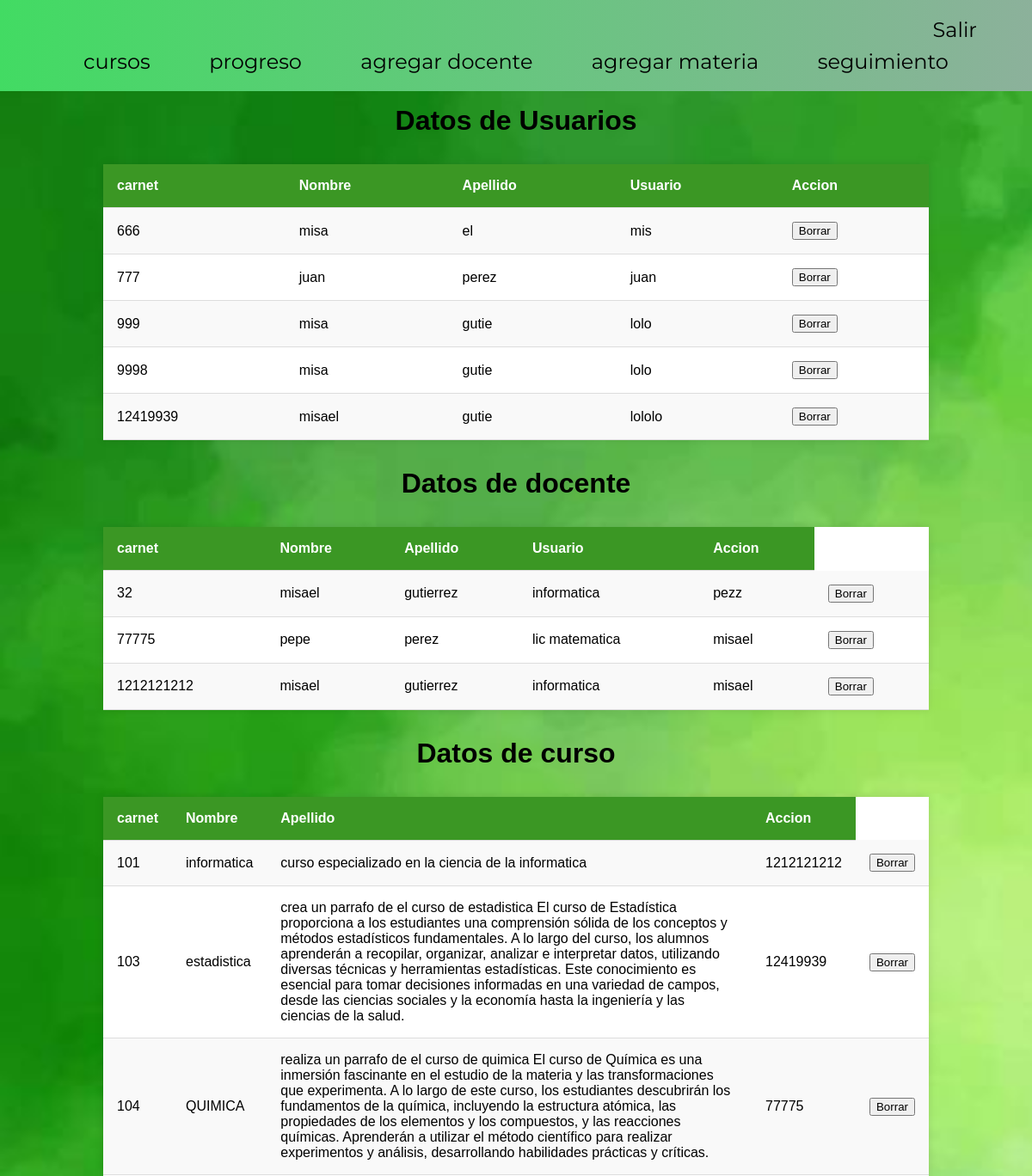
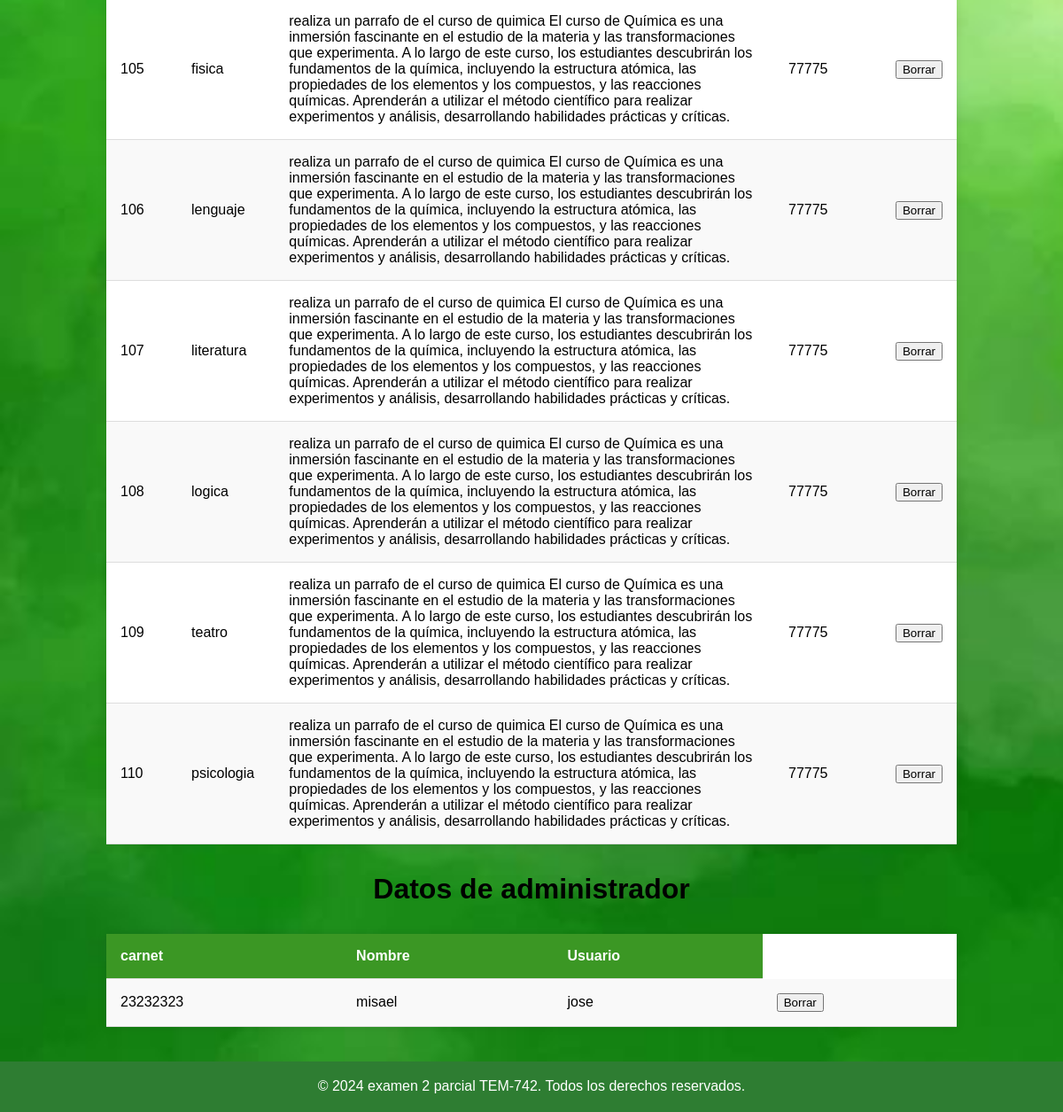
The app's page /admin/datos (signed in) with its own data (2 pictures, top to bottom).
### tables this page shows
CREATE TABLE usuarios(
            carnet INTEGER PRIMARY KEY,
            nombre TEXT NOT NULL,
            apellido TEXT NOT NULL,
            username TEXT NOT NULL,
            password TEXT NOT NULL
        );

CREATE TABLE docente(
            carnet_doc INTEGER PRIMARY KEY,
            nombre TEXT NOT NULL,
            apellido TEXT NOT NULL,
            titulo TEXT NOT NULL,
            username TEXT NOT NULL,
            password TEXT NOT NULL
        );

CREATE TABLE curso(
            codigo INTEGER PRIMARY KEY,
            nombre TEXT NOT NULL,
            descripcion TEXT NOT NULL,
            ci_docente INTEGER NOT NULL,
            FOREIGN KEY(ci_docente) REFERENCES docente(carnet_doc)
            
        );

CREATE TABLE admin(
            ci_adm INTEGER PRIMARY KEY,
            nombre TEXT NOT NULL,
            username TEXT NOT NULL,
            password TEXT NOT NULL
        );

### app.py (the view)
@app.route('/admin/datos')
@login_required
def mostrar_datos():
    datos_cur=obtener_curso()
    datos = obtener_datos()
    datos_doc=obtener_doc()
    dato_adm=obtener_adm()
    return render_template('admin/datos.html', usuarios=datos,curs=datos_cur,doce=datos_doc,adm=dato_adm)

### app.py (called while the page is built)
def login_required(f):
    @wraps(f)
    def decorated_function(*args, **kwargs):
        if 'user_id' not in session:
            return redirect("/login")
        return f(*args, **kwargs)
    return decorated_function

def obtener_datos():
    conn = sqlite3.connect('kronos.db')
    cursor = conn.cursor()
    cursor.execute('SELECT carnet, nombre, apellido, username FROM usuarios')
    datos = cursor.fetchall()
    conn.close()
    return datos

def obtener_curso():
    conn = sqlite3.connect('kronos.db')
    cursor = conn.cursor()
    cursor.execute('SELECT codigo, nombre, descripcion,ci_docente FROM curso')
    datos = cursor.fetchall()
    conn.close()
    return datos

def obtener_doc():
    conn = sqlite3.connect('kronos.db')
    cursor = conn.cursor()
    cursor.execute('SELECT carnet_doc,nombre,apellido,titulo,username FROM docente')
    datos = cursor.fetchall()
    conn.close()
    return datos

def obtener_adm():
    conn = sqlite3.connect('kronos.db')
    cursor = conn.cursor()
    cursor.execute('SELECT ci_adm, nombre, username FROM admin')
    datos = cursor.fetchall()
    conn.close()
    return datos

### templates/admin/datos.html (shortened to what this page needs)
{% extends "admin/baseadm.html" %}
{% block content %}
<body>
    <h1>Datos de Usuarios</h1>
    <table class="table-container">
        <tr>
            <th>carnet</th>
            <th>Nombre</th>
            <th>Apellido</th>
            <th>Usuario</th>
            <th>Accion</th>
        </tr>
        {% for usuario in usuarios %}
        <tr>
            <td>{{ usuario[0] }}</td>
            <td>{{ usuario[1] }}</td>
            <td>{{ usuario[2] }}</td>
            <td>{{ usuario[3] }}</td>
            <td><form action="{{ url_for('borrar_dato', carnet=usuario[0]) }}" method="post">
            <button type="submit">Borrar</button></form>
            </td>
            </tr>
        {% endfor %}
    </table>
    <h1>Datos de docente</h1>
    <table class="table-container">
        <tr>
            <th>carnet</th>
            <th>Nombre</th>
            <th>Apellido</th>
            <th>Usuario</th>
            <th>Accion</th>
        </tr>
        {% for usuario in doce %}
        <tr>
            <td>{{ usuario[0] }}</td>
            <td>{{ usuario[1] }}</td>
            <td>{{ usuario[2] }}</td>
            <td>{{ usuario[3] }}</td>
            <td>{{ usuario[4] }}</td>
            <td><form action="{{ url_for('borrar_datodoc', carnet=usuario[0]) }}" method="post">
                <button type="submit">Borrar</button></form>
            </td>
            </tr>
        {% endfor %}
    </table>
    <h1>Datos de curso</h1>
    <table class="table-container">
        <tr>
            <th>carnet</th>
            <th>Nombre</th>
            <th>Apellido</th>
            <th>Accion</th>
        </tr>
        {% for cur in curs %}
        <tr>
            <td>{{ cur[0] }}</td>
            <td>{{ cur[1] }}</td>
            <td>{{ cur[2] }}</td>
            <td>{{ cur[3] }}</td>
            <td><form action="{{ url_for('borrar_datocur', carnet=cur[0]) }}" method="post">
                <button type="submit">Borrar</button></form>
            </td>
            </tr>
        {% endfor %}
    </table>
    <h1>Datos de administrador</h1>
    <table class="table-container">
        <tr>
            <th>carnet</th>
            <th>Nombre</th>
            <th>Usuario</th>
        </tr>
        {% for usuario in adm %}
        <tr>
            <td>{{ usuario[0] }}</td>
            <td>{{ usuario[1] }}</td>
            <td>{{ usuario[2] }}</td>
            <td><form action="{{ url_for('borrar_datoadm', carnet=usuario[0]) }}" method="post">
                <button type="submit">Borrar</button></form>
            </td>
            </tr>
        {% endfor %}
    </table>
</body>
{% endblock %}

### static/css/styles.css (style rules this page uses)
body { font-family: Arial, sans-serif; background-image: url('/static/images/fondo3.jpg'); background-size: cover; background-repeat: no-repeat; margin: 0; min-height: 100vh; position: relative; }
h1 { text-align: center; margin: 0; }
.table-container { width: 80%; margin: 2rem auto; overflow-x: auto; box-shadow: 0 0 10px rgba(0, 0, 0, 0.1); }
table { width: 100%; border-collapse: collapse; background-color: white; }
th, td { padding: 1rem; text-align: left; border-bottom: 1px solid #ddd; }
th { background-color: #3b9724; color: white; }
tr:nth-child(even) { background-color: #f9f9f9; }

### records on screen
usuarios: carnet "666", nombre "misa", apellido "el", username "mis"
usuarios: carnet "777", nombre "juan", apellido "perez", username "juan"
usuarios: carnet "999", nombre "misa", apellido "gutie", username "lolo"
usuarios: carnet "9998", nombre "misa", apellido "gutie", username "lolo"
usuarios: carnet "12419939", nombre "misael", apellido "gutie", username "lololo"
docente: carnet_doc "32", nombre "misael", apellido "gutierrez", titulo "informatica", username "pezz"
docente: carnet_doc "77775", nombre "pepe", apellido "perez", titulo "lic matematica", username "misael"
docente: carnet_doc "1212121212", nombre "misael", apellido "gutierrez", titulo "informatica", username "misael"
curso: codigo "101", nombre "informatica", descripcion "curso especializado en la ciencia de la informatica", ci_docente "1212121212"
curso: codigo "103", nombre "estadistica", descripcion "crea un parrafo de el curso de estadistica El curso de Estadística proporciona a los estudiantes una comprensión sólida de los conceptos y métodos estadísticos fundamentales. A lo largo del curso, los alumnos aprenderán a recopilar, organizar, analizar e interpretar datos, utilizando diversas técnicas y herramientas estadísticas. Este conocimiento es esencial para tomar decisiones informadas en una variedad de campos, desde las ciencias sociales y la economía hasta la ingeniería y las ciencias de la salud.", ci_docente "12419939"
curso: codigo "104", nombre "QUIMICA", descripcion "realiza un parrafo de el curso de quimica El curso de Química es una inmersión fascinante en el estudio de la materia y las transformaciones que experimenta. A lo largo de este curso, los estudiantes descubrirán los fundamentos de la química, incluyendo la estructura atómica, las propiedades de los elementos y los compuestos, y las reacciones químicas. Aprenderán a utilizar el método científico para realizar experimentos y análisis, desarrollando habilidades prácticas y críticas.", ci_docente "77775"
curso: codigo "105", nombre "fisica", descripcion "realiza un parrafo de el curso de quimica El curso de Química es una inmersión fascinante en el estudio de la materia y las transformaciones que experimenta. A lo largo de este curso, los estudiantes descubrirán los fundamentos de la química, incluyendo la estructura atómica, las propiedades de los elementos y los compuestos, y las reacciones químicas. Aprenderán a utilizar el método científico para realizar experimentos y análisis, desarrollando habilidades prácticas y críticas.", ci_docente "77775"
curso: codigo "106", nombre "lenguaje", descripcion "realiza un parrafo de el curso de quimica El curso de Química es una inmersión fascinante en el estudio de la materia y las transformaciones que experimenta. A lo largo de este curso, los estudiantes descubrirán los fundamentos de la química, incluyendo la estructura atómica, las propiedades de los elementos y los compuestos, y las reacciones químicas. Aprenderán a utilizar el método científico para realizar experimentos y análisis, desarrollando habilidades prácticas y críticas.", ci_docente "77775"
curso: codigo "107", nombre "literatura", descripcion "realiza un parrafo de el curso de quimica El curso de Química es una inmersión fascinante en el estudio de la materia y las transformaciones que experimenta. A lo largo de este curso, los estudiantes descubrirán los fundamentos de la química, incluyendo la estructura atómica, las propiedades de los elementos y los compuestos, y las reacciones químicas. Aprenderán a utilizar el método científico para realizar experimentos y análisis, desarrollando habilidades prácticas y críticas.", ci_docente "77775"
curso: codigo "108", nombre "logica", descripcion "realiza un parrafo de el curso de quimica El curso de Química es una inmersión fascinante en el estudio de la materia y las transformaciones que experimenta. A lo largo de este curso, los estudiantes descubrirán los fundamentos de la química, incluyendo la estructura atómica, las propiedades de los elementos y los compuestos, y las reacciones químicas. Aprenderán a utilizar el método científico para realizar experimentos y análisis, desarrollando habilidades prácticas y críticas.", ci_docente "77775"
curso: codigo "109", nombre "teatro", descripcion "realiza un parrafo de el curso de quimica El curso de Química es una inmersión fascinante en el estudio de la materia y las transformaciones que experimenta. A lo largo de este curso, los estudiantes descubrirán los fundamentos de la química, incluyendo la estructura atómica, las propiedades de los elementos y los compuestos, y las reacciones químicas. Aprenderán a utilizar el método científico para realizar experimentos y análisis, desarrollando habilidades prácticas y críticas.", ci_docente "77775"
curso: codigo "110", nombre "psicologia", descripcion "realiza un parrafo de el curso de quimica El curso de Química es una inmersión fascinante en el estudio de la materia y las transformaciones que experimenta. A lo largo de este curso, los estudiantes descubrirán los fundamentos de la química, incluyendo la estructura atómica, las propiedades de los elementos y los compuestos, y las reacciones químicas. Aprenderán a utilizar el método científico para realizar experimentos y análisis, desarrollando habilidades prácticas y críticas.", ci_docente "77775"
admin: ci_adm "23232323", nombre "misael", username "jose"
